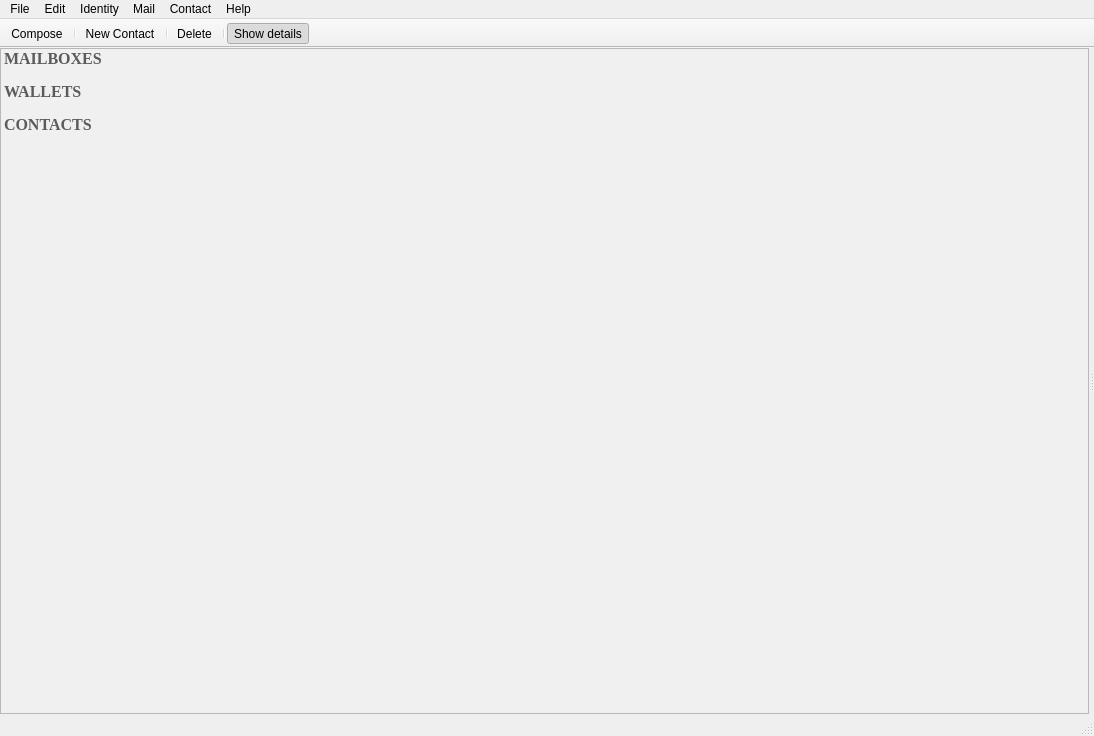
<?xml version="1.0" encoding="UTF-8"?>
<ui version="4.0">
 <class>KeyhoteeMainWindow</class>
 <widget class="QMainWindow" name="KeyhoteeMainWindow">
  <property name="geometry">
   <rect>
    <x>0</x>
    <y>0</y>
    <width>1094</width>
    <height>736</height>
   </rect>
  </property>
  <property name="windowTitle">
   <string>Keyhotee</string>
  </property>
  <property name="animated">
   <bool>false</bool>
  </property>
  <property name="unifiedTitleAndToolBarOnMac">
   <bool>true</bool>
  </property>
  <widget class="QWidget" name="centralwidget">
   <layout class="QVBoxLayout" name="verticalLayout">
    <property name="spacing">
     <number>0</number>
    </property>
    <property name="margin">
     <number>0</number>
    </property>
    <item>
     <widget class="QSplitter" name="splitter">
      <property name="orientation">
       <enum>Qt::Horizontal</enum>
      </property>
      <property name="handleWidth">
       <number>5</number>
      </property>
      <widget class="TreeWidgetCustom" name="side_bar">
       <property name="sizePolicy">
        <sizepolicy hsizetype="MinimumExpanding" vsizetype="Expanding">
         <horstretch>10</horstretch>
         <verstretch>0</verstretch>
        </sizepolicy>
       </property>
       <property name="minimumSize">
        <size>
         <width>150</width>
         <height>0</height>
        </size>
       </property>
       <property name="palette">
        <palette>
         <active>
          <colorrole role="Light">
           <brush brushstyle="SolidPattern">
            <color alpha="255">
             <red>255</red>
             <green>255</green>
             <blue>255</blue>
            </color>
           </brush>
          </colorrole>
          <colorrole role="Base">
           <brush brushstyle="SolidPattern">
            <color alpha="255">
             <red>220</red>
             <green>225</green>
             <blue>232</blue>
            </color>
           </brush>
          </colorrole>
         </active>
         <inactive>
          <colorrole role="Light">
           <brush brushstyle="SolidPattern">
            <color alpha="255">
             <red>255</red>
             <green>255</green>
             <blue>255</blue>
            </color>
           </brush>
          </colorrole>
          <colorrole role="Base">
           <brush brushstyle="SolidPattern">
            <color alpha="255">
             <red>240</red>
             <green>240</green>
             <blue>240</blue>
            </color>
           </brush>
          </colorrole>
         </inactive>
         <disabled>
          <colorrole role="Light">
           <brush brushstyle="SolidPattern">
            <color alpha="255">
             <red>255</red>
             <green>255</green>
             <blue>255</blue>
            </color>
           </brush>
          </colorrole>
          <colorrole role="Base">
           <brush brushstyle="SolidPattern">
            <color alpha="255">
             <red>237</red>
             <green>237</green>
             <blue>237</blue>
            </color>
           </brush>
          </colorrole>
         </disabled>
        </palette>
       </property>
       <property name="indentation">
        <number>13</number>
       </property>
       <property name="rootIsDecorated">
        <bool>false</bool>
       </property>
       <property name="animated">
        <bool>true</bool>
       </property>
       <attribute name="headerVisible">
        <bool>false</bool>
       </attribute>
       <column>
        <property name="text">
         <string>Name</string>
        </property>
       </column>
       <item>
        <property name="text">
         <string>MAILBOXES</string>
        </property>
        <property name="font">
         <font>
          <family>Georgia</family>
          <pointsize>12</pointsize>
          <weight>75</weight>
          <bold>true</bold>
         </font>
        </property>
        <property name="foreground">
         <brush brushstyle="SolidPattern">
          <color alpha="255">
           <red>91</red>
           <green>91</green>
           <blue>91</blue>
          </color>
         </brush>
        </property>
        <item>
         <property name="text">
          <string>Inbox</string>
         </property>
         <property name="icon">
          <iconset resource="Keyhotee.qrc">
           <normaloff>:/images/inbox.png</normaloff>:/images/inbox.png</iconset>
         </property>
        </item>
        <item>
         <property name="text">
          <string>Drafts</string>
         </property>
         <property name="icon">
          <iconset resource="Keyhotee.qrc">
           <normaloff>:/images/drafts.png</normaloff>:/images/drafts.png</iconset>
         </property>
        </item>
        <item>
         <property name="text">
          <string>Outbox</string>
         </property>
         <property name="icon">
          <iconset resource="Keyhotee.qrc">
           <normaloff>:/images/outbox.png</normaloff>:/images/outbox.png</iconset>
         </property>
        </item>
        <item>
         <property name="text">
          <string>Sent</string>
         </property>
         <property name="icon">
          <iconset resource="Keyhotee.qrc">
           <normaloff>:/images/128x128/sent_items.png</normaloff>:/images/128x128/sent_items.png</iconset>
         </property>
        </item>
       </item>
       <item>
        <property name="text">
         <string/>
        </property>
       </item>
       <item>
        <property name="text">
         <string>WALLETS</string>
        </property>
        <property name="font">
         <font>
          <family>Georgia</family>
          <pointsize>12</pointsize>
          <weight>75</weight>
          <bold>true</bold>
         </font>
        </property>
        <property name="foreground">
         <brush brushstyle="SolidPattern">
          <color alpha="255">
           <red>91</red>
           <green>91</green>
           <blue>91</blue>
          </color>
         </brush>
        </property>
        <item>
         <property name="text">
          <string>Bitcoin</string>
         </property>
         <property name="icon">
          <iconset resource="Keyhotee.qrc">
           <normaloff>:/images/bitcoin.png</normaloff>:/images/bitcoin.png</iconset>
         </property>
        </item>
        <item>
         <property name="text">
          <string>BitShares</string>
         </property>
         <property name="icon">
          <iconset resource="Keyhotee.qrc">
           <normaloff>:/images/bitshares.png</normaloff>:/images/bitshares.png</iconset>
         </property>
        </item>
        <item>
         <property name="text">
          <string>Litecoin</string>
         </property>
         <property name="icon">
          <iconset resource="Keyhotee.qrc">
           <normaloff>:/images/litecoin128.png</normaloff>:/images/litecoin128.png</iconset>
         </property>
        </item>
       </item>
       <item>
        <property name="text">
         <string/>
        </property>
       </item>
       <item>
        <property name="text">
         <string>CONTACTS</string>
        </property>
        <property name="font">
         <font>
          <family>Georgia</family>
          <pointsize>12</pointsize>
          <weight>75</weight>
          <bold>true</bold>
         </font>
        </property>
        <property name="background">
         <brush brushstyle="NoBrush">
          <color alpha="255">
           <red>127</red>
           <green>127</green>
           <blue>127</blue>
          </color>
         </brush>
        </property>
        <property name="foreground">
         <brush brushstyle="SolidPattern">
          <color alpha="255">
           <red>91</red>
           <green>91</green>
           <blue>91</blue>
          </color>
         </brush>
        </property>
        <property name="flags">
         <set>ItemIsSelectable|ItemIsEnabled</set>
        </property>
       </item>
      </widget>
      <widget class="QStackedWidget" name="widget_stack">
       <property name="sizePolicy">
        <sizepolicy hsizetype="Expanding" vsizetype="Preferred">
         <horstretch>40</horstretch>
         <verstretch>0</verstretch>
        </sizepolicy>
       </property>
       <property name="currentIndex">
        <number>2</number>
       </property>
       <widget class="Mailbox" name="inbox_page">
        <layout class="QGridLayout" name="inboxlayout">
         <property name="margin">
          <number>0</number>
         </property>
         <property name="spacing">
          <number>0</number>
         </property>
        </layout>
       </widget>
       <widget class="Mailbox" name="draft_box_page"/>
       <widget class="Mailbox" name="out_box_page"/>
       <widget class="Mailbox" name="sent_box_page"/>
       <widget class="ContactsTable" name="contacts_page">
        <layout class="QGridLayout" name="gridLayout_3">
         <property name="margin">
          <number>0</number>
         </property>
         <property name="spacing">
          <number>0</number>
         </property>
        </layout>
       </widget>
       <widget class="ContactView" name="new_contact"/>
       <widget class="Wallets" name="wallets"/>
      </widget>
     </widget>
    </item>
   </layout>
  </widget>
  <widget class="QMenuBar" name="menubar">
   <property name="geometry">
    <rect>
     <x>0</x>
     <y>0</y>
     <width>1094</width>
     <height>21</height>
    </rect>
   </property>
   <widget class="QMenu" name="menuFile">
    <property name="title">
     <string>File</string>
    </property>
    <addaction name="actionExit"/>
   </widget>
   <widget class="QMenu" name="menuEdit">
    <property name="title">
     <string>Edit</string>
    </property>
    <addaction name="actionCopy"/>
    <addaction name="actionCut"/>
    <addaction name="actionPaste"/>
    <addaction name="separator"/>
    <addaction name="actionSelect_All"/>
    <addaction name="separator"/>
    <addaction name="actionDelete"/>
   </widget>
   <widget class="QMenu" name="menuMail">
    <property name="title">
     <string>Mail</string>
    </property>
    <addaction name="actionNew_Message"/>
    <addaction name="actionReply"/>
    <addaction name="actionReply_all"/>
    <addaction name="actionForward"/>
    <addaction name="separator"/>
    <addaction name="actionSave_attachement"/>
   </widget>
   <widget class="QMenu" name="menuContact">
    <property name="title">
     <string>Contact</string>
    </property>
    <addaction name="actionNew_Contact"/>
    <addaction name="actionSet_Icon"/>
    <addaction name="separator"/>
    <addaction name="actionShow_Contacts"/>
   </widget>
   <widget class="QMenu" name="menuHelp">
    <property name="title">
     <string>Help</string>
    </property>
    <addaction name="actionDiagnostic"/>
    <addaction name="separator"/>
    <addaction name="actionAbout"/>
   </widget>
   <widget class="QMenu" name="menuIdentity">
    <property name="title">
     <string>Identity</string>
    </property>
    <addaction name="actionNew_identity"/>
    <addaction name="separator"/>
    <addaction name="actionEnable_Mining"/>
   </widget>
   <addaction name="menuFile"/>
   <addaction name="menuEdit"/>
   <addaction name="menuIdentity"/>
   <addaction name="menuMail"/>
   <addaction name="menuContact"/>
   <addaction name="menuHelp"/>
  </widget>
  <widget class="QStatusBar" name="statusbar"/>
  <widget class="QToolBar" name="toolbar">
   <property name="windowTitle">
    <string>toolBar</string>
   </property>
   <property name="movable">
    <bool>false</bool>
   </property>
   <property name="iconSize">
    <size>
     <width>32</width>
     <height>32</height>
    </size>
   </property>
   <property name="toolButtonStyle">
    <enum>Qt::ToolButtonTextUnderIcon</enum>
   </property>
   <attribute name="toolBarArea">
    <enum>TopToolBarArea</enum>
   </attribute>
   <attribute name="toolBarBreak">
    <bool>false</bool>
   </attribute>
   <addaction name="actionNew_Message"/>
   <addaction name="separator"/>
   <addaction name="actionNew_Contact"/>
   <addaction name="separator"/>
   <addaction name="actionDelete"/>
   <addaction name="separator"/>
   <addaction name="actionShow_details"/>
  </widget>
  <action name="actionMail">
   <property name="text">
    <string>Mail</string>
   </property>
  </action>
  <action name="actionNew_Contact">
   <property name="icon">
    <iconset resource="Keyhotee.qrc">
     <normaloff>:/images/add_user.png</normaloff>:/images/add_user.png</iconset>
   </property>
   <property name="text">
    <string>New Contact</string>
   </property>
  </action>
  <action name="actionNew_Message">
   <property name="icon">
    <iconset resource="Keyhotee.qrc">
     <normaloff>:/images/email_compose.png</normaloff>:/images/email_compose.png</iconset>
   </property>
   <property name="text">
    <string>Compose</string>
   </property>
  </action>
  <action name="actionShow_Contacts">
   <property name="icon">
    <iconset resource="Keyhotee.qrc">
     <normaloff>:/images/address_book.png</normaloff>:/images/address_book.png</iconset>
   </property>
   <property name="text">
    <string>Show Contacts</string>
   </property>
  </action>
  <action name="actionEnable_Mining">
   <property name="checkable">
    <bool>true</bool>
   </property>
   <property name="checked">
    <bool>false</bool>
   </property>
   <property name="text">
    <string>Enable Mining</string>
   </property>
  </action>
  <action name="actionExit">
   <property name="text">
    <string>Exit</string>
   </property>
  </action>
  <action name="actionCopy">
   <property name="icon">
    <iconset resource="Keyhotee.qrc">
     <normaloff>:/images/win/editcopy.png</normaloff>:/images/win/editcopy.png</iconset>
   </property>
   <property name="text">
    <string>Copy</string>
   </property>
   <property name="shortcut">
    <string>Ctrl+C</string>
   </property>
  </action>
  <action name="actionCut">
   <property name="icon">
    <iconset resource="Keyhotee.qrc">
     <normaloff>:/images/win/editcut.png</normaloff>:/images/win/editcut.png</iconset>
   </property>
   <property name="text">
    <string>Cut</string>
   </property>
   <property name="shortcut">
    <string>Ctrl+X</string>
   </property>
  </action>
  <action name="actionPaste">
   <property name="icon">
    <iconset resource="Keyhotee.qrc">
     <normaloff>:/images/win/editpaste.png</normaloff>:/images/win/editpaste.png</iconset>
   </property>
   <property name="text">
    <string>Paste</string>
   </property>
   <property name="shortcut">
    <string>Ctrl+V</string>
   </property>
  </action>
  <action name="actionSelect_All">
   <property name="text">
    <string>Select All</string>
   </property>
   <property name="shortcut">
    <string>Ctrl+A</string>
   </property>
  </action>
  <action name="actionDelete">
   <property name="icon">
    <iconset resource="Keyhotee.qrc">
     <normaloff>:/images/delete_icon.png</normaloff>:/images/delete_icon.png</iconset>
   </property>
   <property name="text">
    <string>Delete</string>
   </property>
   <property name="statusTip">
    <string>Allows to delete currently selected item(s)</string>
   </property>
   <property name="shortcut">
    <string>Del</string>
   </property>
  </action>
  <action name="actionForward">
   <property name="icon">
    <iconset resource="Keyhotee.qrc">
     <normaloff>:/images/mail_forward.png</normaloff>:/images/mail_forward.png</iconset>
   </property>
   <property name="text">
    <string>Forward</string>
   </property>
  </action>
  <action name="actionReply">
   <property name="icon">
    <iconset resource="Keyhotee.qrc">
     <normaloff>:/images/mail_reply.png</normaloff>:/images/mail_reply.png</iconset>
   </property>
   <property name="text">
    <string>Reply</string>
   </property>
  </action>
  <action name="actionReply_all">
   <property name="icon">
    <iconset resource="Keyhotee.qrc">
     <normaloff>:/images/mail_reply_all.png</normaloff>:/images/mail_reply_all.png</iconset>
   </property>
   <property name="text">
    <string>Reply all</string>
   </property>
  </action>
  <action name="actionSave_attachement">
   <property name="icon">
    <iconset resource="Keyhotee.qrc">
     <normaloff>:/images/win/filesave.png</normaloff>:/images/win/filesave.png</iconset>
   </property>
   <property name="text">
    <string>Save attachement</string>
   </property>
  </action>
  <action name="actionDiagnostic">
   <property name="text">
    <string>Diagnostic </string>
   </property>
  </action>
  <action name="actionAbout">
   <property name="text">
    <string>About</string>
   </property>
  </action>
  <action name="actionNew_identity">
   <property name="icon">
    <iconset resource="Keyhotee.qrc">
     <normaloff>:/images/add_contact.png</normaloff>:/images/add_contact.png</iconset>
   </property>
   <property name="text">
    <string>New identity</string>
   </property>
  </action>
  <action name="actionSet_Icon">
   <property name="text">
    <string>Set Icon</string>
   </property>
  </action>
  <action name="actionShow_details">
   <property name="checkable">
    <bool>true</bool>
   </property>
   <property name="checked">
    <bool>true</bool>
   </property>
   <property name="icon">
    <iconset resource="Keyhotee.qrc">
     <normaloff>:/images/showDetails.png</normaloff>:/images/showDetails.png</iconset>
   </property>
   <property name="text">
    <string>Show details</string>
   </property>
  </action>
 </widget>
 <customwidgets>
  <customwidget>
   <class>ContactView</class>
   <extends>QWidget</extends>
   <header>AddressBook/ContactView.hpp</header>
   <container>1</container>
  </customwidget>
  <customwidget>
   <class>ContactsTable</class>
   <extends>QWidget</extends>
   <header>AddressBook/ContactsTable.hpp</header>
   <container>1</container>
  </customwidget>
  <customwidget>
   <class>Mailbox</class>
   <extends>QWidget</extends>
   <header>Mail/Mailbox.hpp</header>
   <container>1</container>
  </customwidget>
  <customwidget>
   <class>Wallets</class>
   <extends>QWidget</extends>
   <header>wallets.hpp</header>
   <container>1</container>
  </customwidget>
  <customwidget>
   <class>TreeWidgetCustom</class>
   <extends>QTreeWidget</extends>
   <header>TreeWidgetCustom.hpp</header>
  </customwidget>
 </customwidgets>
 <resources>
  <include location="Keyhotee.qrc"/>
 </resources>
 <connections/>
</ui>
